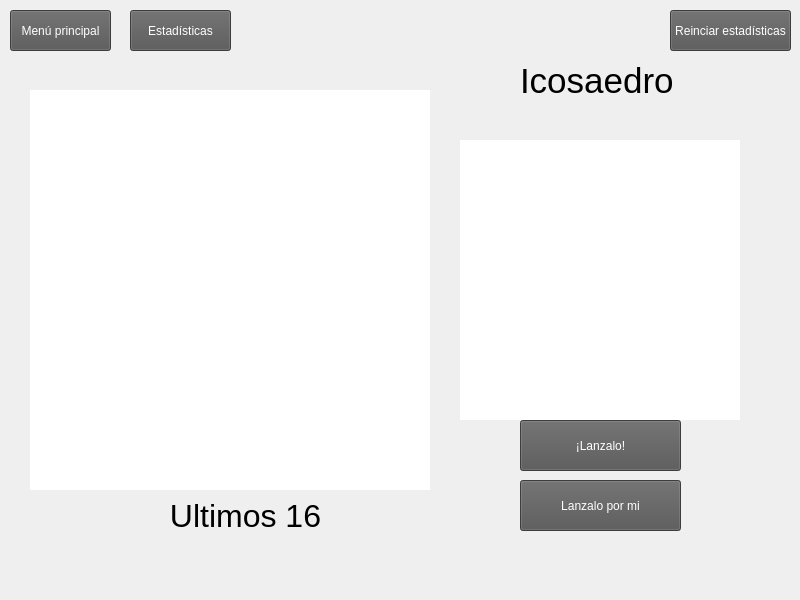
<?xml version="1.0" encoding="UTF-8"?>
<ui version="4.0">
 <class>Icosaedro</class>
 <widget class="QMainWindow" name="Icosaedro">
  <property name="geometry">
   <rect>
    <x>0</x>
    <y>0</y>
    <width>800</width>
    <height>600</height>
   </rect>
  </property>
  <property name="windowTitle">
   <string>Dado - Icosaedro</string>
  </property>
  <property name="windowIcon">
   <iconset>
    <normaloff>Proyecto2n/Recursos/img/logo.png</normaloff>Proyecto2n/Recursos/img/logo.png</iconset>
  </property>
  <property name="styleSheet">
   <string notr="true">background-image: url(Proyecto2n/Recursos/img/fondoelemento.png);
background-repeat: no-repeat;</string>
  </property>
  <widget class="QWidget" name="centralwidget">
   <widget class="QLabel" name="label">
    <property name="geometry">
     <rect>
      <x>520</x>
      <y>50</y>
      <width>161</width>
      <height>61</height>
     </rect>
    </property>
    <property name="font">
     <font>
      <pointsize>26</pointsize>
     </font>
    </property>
    <property name="styleSheet">
     <string notr="true">background-image: url();
background-repeat: no-repeat;
border-style: none;</string>
    </property>
    <property name="text">
     <string>Icosaedro</string>
    </property>
   </widget>
   <widget class="QGraphicsView" name="pbico">
    <property name="geometry">
     <rect>
      <x>460</x>
      <y>140</y>
      <width>280</width>
      <height>280</height>
     </rect>
    </property>
    <property name="styleSheet">
     <string notr="true">background-image: url(Proyecto2n/Recursos/img/ico/plantilla.png);
 border-style: none;
background-repeat: no-repeat;</string>
    </property>
   </widget>
   <widget class="QPushButton" name="btnlanza">
    <property name="geometry">
     <rect>
      <x>520</x>
      <y>420</y>
      <width>161</width>
      <height>51</height>
     </rect>
    </property>
    <property name="cursor">
     <cursorShape>PointingHandCursor</cursorShape>
    </property>
    <property name="styleSheet">
     <string notr="true">background-image: url();
background-color: #555555;
color: #FFFFFF;</string>
    </property>
    <property name="text">
     <string>¡Lanzalo!</string>
    </property>
   </widget>
   <widget class="QGraphicsView" name="pb8">
    <property name="geometry">
     <rect>
      <x>310</x>
      <y>220</y>
      <width>71</width>
      <height>71</height>
     </rect>
    </property>
    <property name="styleSheet">
     <string notr="true">background-image: url(Proyecto2n/Recursos/img/moneda/iniciop.png);
 border-style: none;
background-repeat: no-repeat;</string>
    </property>
   </widget>
   <widget class="QLabel" name="label_2">
    <property name="geometry">
     <rect>
      <x>50</x>
      <y>470</y>
      <width>391</width>
      <height>91</height>
     </rect>
    </property>
    <property name="font">
     <font>
      <pointsize>24</pointsize>
     </font>
    </property>
    <property name="layoutDirection">
     <enum>Qt::LeftToRight</enum>
    </property>
    <property name="styleSheet">
     <string notr="true">background-image: url();
</string>
    </property>
    <property name="text">
     <string>Ultimos 16</string>
    </property>
    <property name="alignment">
     <set>Qt::AlignCenter</set>
    </property>
   </widget>
   <widget class="QGraphicsView" name="pb12">
    <property name="geometry">
     <rect>
      <x>310</x>
      <y>300</y>
      <width>71</width>
      <height>71</height>
     </rect>
    </property>
    <property name="styleSheet">
     <string notr="true">background-image: url(Proyecto2n/Recursos/img/moneda/iniciop.png);
 border-style: none;
background-repeat: no-repeat;</string>
    </property>
   </widget>
   <widget class="QGraphicsView" name="pb7">
    <property name="geometry">
     <rect>
      <x>230</x>
      <y>220</y>
      <width>71</width>
      <height>71</height>
     </rect>
    </property>
    <property name="styleSheet">
     <string notr="true">background-image: url(Proyecto2n/Recursos/img/moneda/iniciop.png);
 border-style: none;
background-repeat: no-repeat;</string>
    </property>
   </widget>
   <widget class="QGraphicsView" name="pb15">
    <property name="geometry">
     <rect>
      <x>230</x>
      <y>380</y>
      <width>71</width>
      <height>71</height>
     </rect>
    </property>
    <property name="styleSheet">
     <string notr="true">background-image: url(Proyecto2n/Recursos/img/moneda/iniciop.png);
 border-style: none;
background-repeat: no-repeat;</string>
    </property>
   </widget>
   <widget class="QGraphicsView" name="pb6">
    <property name="geometry">
     <rect>
      <x>150</x>
      <y>220</y>
      <width>71</width>
      <height>71</height>
     </rect>
    </property>
    <property name="styleSheet">
     <string notr="true">background-image: url(Proyecto2n/Recursos/img/moneda/iniciop.png);
 border-style: none;
background-repeat: no-repeat;</string>
    </property>
   </widget>
   <widget class="QGraphicsView" name="pb14">
    <property name="geometry">
     <rect>
      <x>150</x>
      <y>380</y>
      <width>71</width>
      <height>71</height>
     </rect>
    </property>
    <property name="styleSheet">
     <string notr="true">background-image: url(Proyecto2n/Recursos/img/moneda/iniciop.png);
 border-style: none;
background-repeat: no-repeat;</string>
    </property>
   </widget>
   <widget class="QGraphicsView" name="pb16">
    <property name="geometry">
     <rect>
      <x>310</x>
      <y>380</y>
      <width>71</width>
      <height>71</height>
     </rect>
    </property>
    <property name="styleSheet">
     <string notr="true">background-image: url(Proyecto2n/Recursos/img/moneda/iniciop.png);
 border-style: none;
background-repeat: no-repeat;</string>
    </property>
   </widget>
   <widget class="QGraphicsView" name="pb1">
    <property name="geometry">
     <rect>
      <x>70</x>
      <y>140</y>
      <width>71</width>
      <height>71</height>
     </rect>
    </property>
    <property name="styleSheet">
     <string notr="true">background-image: url(Proyecto2n/Recursos/img/moneda/iniciop.png);
 border-style: none;
background-repeat: no-repeat;</string>
    </property>
   </widget>
   <widget class="QGraphicsView" name="pb10">
    <property name="geometry">
     <rect>
      <x>150</x>
      <y>300</y>
      <width>71</width>
      <height>71</height>
     </rect>
    </property>
    <property name="styleSheet">
     <string notr="true">background-image: url(Proyecto2n/Recursos/img/moneda/iniciop.png);
 border-style: none;
background-repeat: no-repeat;</string>
    </property>
   </widget>
   <widget class="QGraphicsView" name="graphicsView">
    <property name="geometry">
     <rect>
      <x>30</x>
      <y>90</y>
      <width>400</width>
      <height>400</height>
     </rect>
    </property>
    <property name="styleSheet">
     <string notr="true">background-image: url(Proyecto2n/Recursos/img/tapete.png);
background-repeat: no-repeat;
border-style: none;</string>
    </property>
   </widget>
   <widget class="QGraphicsView" name="pb2">
    <property name="geometry">
     <rect>
      <x>150</x>
      <y>140</y>
      <width>71</width>
      <height>71</height>
     </rect>
    </property>
    <property name="styleSheet">
     <string notr="true">background-image: url(Proyecto2n/Recursos/img/moneda/iniciop.png);
 border-style: none;
background-repeat: no-repeat;
</string>
    </property>
   </widget>
   <widget class="QGraphicsView" name="pb5">
    <property name="geometry">
     <rect>
      <x>70</x>
      <y>220</y>
      <width>71</width>
      <height>71</height>
     </rect>
    </property>
    <property name="styleSheet">
     <string notr="true">background-image: url(Proyecto2n/Recursos/img/moneda/iniciop.png);
 border-style: none;
background-repeat: no-repeat;</string>
    </property>
   </widget>
   <widget class="QGraphicsView" name="pb11">
    <property name="geometry">
     <rect>
      <x>230</x>
      <y>300</y>
      <width>71</width>
      <height>71</height>
     </rect>
    </property>
    <property name="styleSheet">
     <string notr="true">background-image: url(Proyecto2n/Recursos/img/moneda/iniciop.png);
 border-style: none;
background-repeat: no-repeat;</string>
    </property>
   </widget>
   <widget class="QGraphicsView" name="pb4">
    <property name="geometry">
     <rect>
      <x>310</x>
      <y>140</y>
      <width>71</width>
      <height>71</height>
     </rect>
    </property>
    <property name="styleSheet">
     <string notr="true">background-image: url(Proyecto2n/Recursos/img/moneda/iniciop.png);
 border-style: none;
background-repeat: no-repeat;</string>
    </property>
   </widget>
   <widget class="QGraphicsView" name="pb13">
    <property name="geometry">
     <rect>
      <x>70</x>
      <y>380</y>
      <width>71</width>
      <height>71</height>
     </rect>
    </property>
    <property name="styleSheet">
     <string notr="true">background-image: url(Proyecto2n/Recursos/img/moneda/iniciop.png);
 border-style: none;
background-repeat: no-repeat;</string>
    </property>
   </widget>
   <widget class="QGraphicsView" name="pb9">
    <property name="geometry">
     <rect>
      <x>70</x>
      <y>300</y>
      <width>71</width>
      <height>71</height>
     </rect>
    </property>
    <property name="styleSheet">
     <string notr="true">background-image: url(Proyecto2n/Recursos/img/moneda/iniciop.png);
 border-style: none;
background-repeat: no-repeat;</string>
    </property>
   </widget>
   <widget class="QGraphicsView" name="pb3">
    <property name="geometry">
     <rect>
      <x>230</x>
      <y>140</y>
      <width>71</width>
      <height>71</height>
     </rect>
    </property>
    <property name="styleSheet">
     <string notr="true">background-image: url(Proyecto2n/Recursos/img/moneda/iniciop.png);
 border-style: none;
background-repeat: no-repeat;</string>
    </property>
   </widget>
   <widget class="QPushButton" name="btnautomatico">
    <property name="geometry">
     <rect>
      <x>520</x>
      <y>480</y>
      <width>161</width>
      <height>51</height>
     </rect>
    </property>
    <property name="cursor">
     <cursorShape>PointingHandCursor</cursorShape>
    </property>
    <property name="styleSheet">
     <string notr="true">background-image: url();
background-color: #555555;
color: #FFFFFF;</string>
    </property>
    <property name="text">
     <string>Lanzalo por mi</string>
    </property>
   </widget>
   <widget class="QPushButton" name="btnhome">
    <property name="geometry">
     <rect>
      <x>10</x>
      <y>10</y>
      <width>101</width>
      <height>41</height>
     </rect>
    </property>
    <property name="cursor">
     <cursorShape>PointingHandCursor</cursorShape>
    </property>
    <property name="styleSheet">
     <string notr="true">background-image: url();
background-color: #555555;
color: #FFFFFF;</string>
    </property>
    <property name="text">
     <string>Menú principal</string>
    </property>
   </widget>
   <widget class="QPushButton" name="btnestadisticas">
    <property name="geometry">
     <rect>
      <x>130</x>
      <y>10</y>
      <width>101</width>
      <height>41</height>
     </rect>
    </property>
    <property name="cursor">
     <cursorShape>PointingHandCursor</cursorShape>
    </property>
    <property name="styleSheet">
     <string notr="true">background-image: url();
background-color: #555555;
color: #FFFFFF;</string>
    </property>
    <property name="text">
     <string>Estadísticas</string>
    </property>
   </widget>
   <widget class="QPushButton" name="btnreiniciarbd">
    <property name="geometry">
     <rect>
      <x>670</x>
      <y>10</y>
      <width>121</width>
      <height>41</height>
     </rect>
    </property>
    <property name="cursor">
     <cursorShape>PointingHandCursor</cursorShape>
    </property>
    <property name="styleSheet">
     <string notr="true">background-image: url();
background-color: #555555;
color: #FFFFFF;</string>
    </property>
    <property name="text">
     <string>Reinciar estadísticas</string>
    </property>
   </widget>
   <zorder>graphicsView</zorder>
   <zorder>label</zorder>
   <zorder>pbico</zorder>
   <zorder>pb8</zorder>
   <zorder>label_2</zorder>
   <zorder>pb12</zorder>
   <zorder>pb7</zorder>
   <zorder>pb15</zorder>
   <zorder>pb6</zorder>
   <zorder>pb14</zorder>
   <zorder>pb16</zorder>
   <zorder>pb1</zorder>
   <zorder>pb10</zorder>
   <zorder>pb2</zorder>
   <zorder>pb5</zorder>
   <zorder>pb11</zorder>
   <zorder>pb4</zorder>
   <zorder>pb13</zorder>
   <zorder>pb9</zorder>
   <zorder>pb3</zorder>
   <zorder>btnhome</zorder>
   <zorder>btnlanza</zorder>
   <zorder>btnautomatico</zorder>
   <zorder>btnestadisticas</zorder>
   <zorder>btnreiniciarbd</zorder>
  </widget>
 </widget>
 <resources/>
 <connections/>
</ui>
